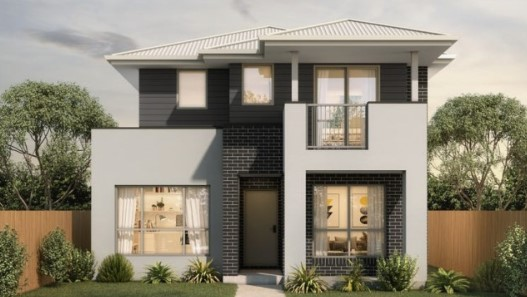
//> input picture OpenCV/house.jpg, 527 x 297 px
$ ./getRotation.main   (built with g++ and OpenCV 4)
//> lines starting //> are read from the running program, lines starting //| are printed output that depends on the picture
// getRotationMatrix2D() : 이미지의 회전 변환 metrix 생성
// Mat getRotationMatrix2D(Point2f center, double angle, double scale);
// center : 회전의 중심점, angle : 회전 각도(반시계), scale : 크기 조절(기본값1)
#include "opencv2/opencv.hpp"
#include "opencv2/highgui/highgui.hpp"
#include "opencv2/core/types.hpp"
#include <iostream>
using namespace std;
using namespace cv;

int main() {

	int cnt = 1;
	while (cnt++)
	{
		Mat inputImg = imread("C:/Users/woowon/Desktop/psy/house.jpg");
//> inputImg is the input picture: 297 rows x 527 cols, CV_8UC3; mean B, G, R 119.3, 135.5, 141.8
		Mat outputImg = Mat::zeros(Size(inputImg.cols, inputImg.rows), inputImg.type());
		namedWindow("input", 0);
		namedWindow("output", 0);

		Point2f inpMat[3];
		Point2f outMat[3];

		inpMat[0] = Point2f(0.0, 0.0);
		inpMat[1] = Point2f(inputImg.cols, 0.0);
		inpMat[2] = Point2f(0.0, inputImg.rows);

		outMat[0] = Point2f(0.0, 100);
		outMat[1] = Point2f(250 + cnt, 50);
		outMat[2] = Point2f(90 - cnt, 260);

		Mat M = getAffineTransform(inpMat, outMat);

		cout << M << endl;
//| [0.4781783681214421, 0.2962962962962963, 0;
//|  -0.09487666034155598, 0.5387205387205387, 100]

		cv::warpAffine(inputImg, outputImg, M, outputImg.size());
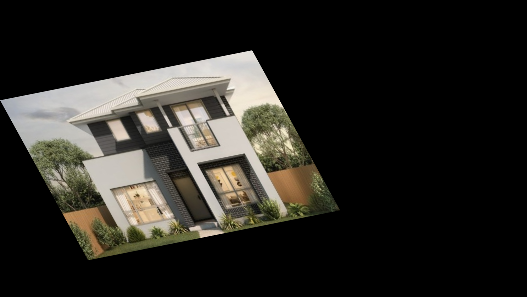
//> outputImg: 297 rows x 527 cols, CV_8UC3; mean B, G, R 34.1, 38.7, 40.5
		Point2f center(inputImg.cols / 2, inputImg.rows / 2);
//> center = Point(263, 148)
		double angle = -50;
		double scale = 1;

		Mat MM = getRotationMatrix2D(center, angle, scale);

		Mat dstMat;
		warpAffine(inputImg, dstMat, MM, inputImg.size());
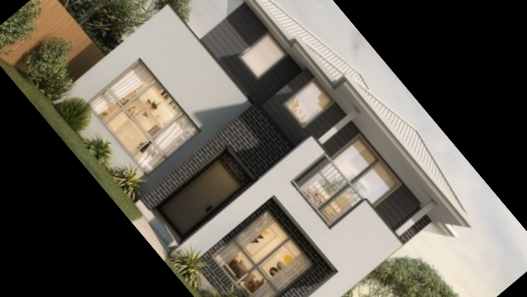
//> dstMat: 297 rows x 527 cols, CV_8UC3; mean B, G, R 87, 97.4, 102.5
		imshow("input", inputImg);
		imshow("output", dstMat);
		waitKey(0);

	}

	return 0;
}
